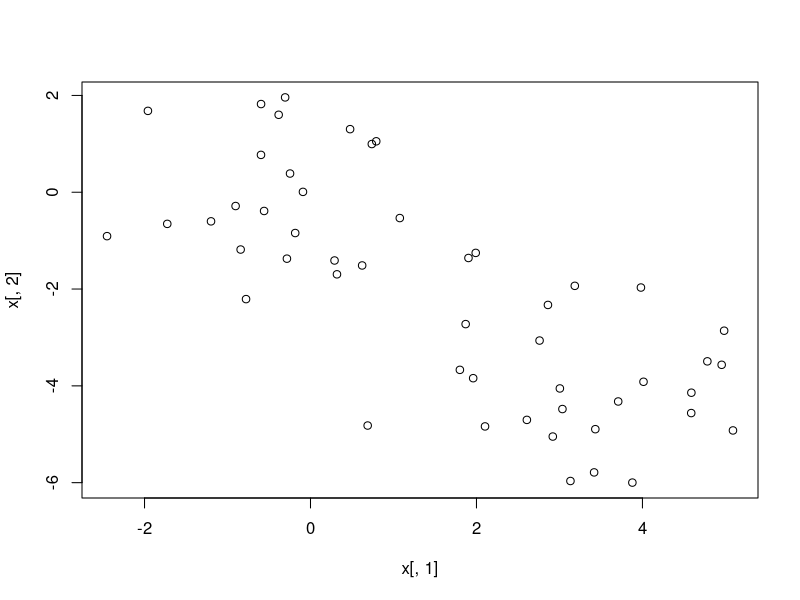
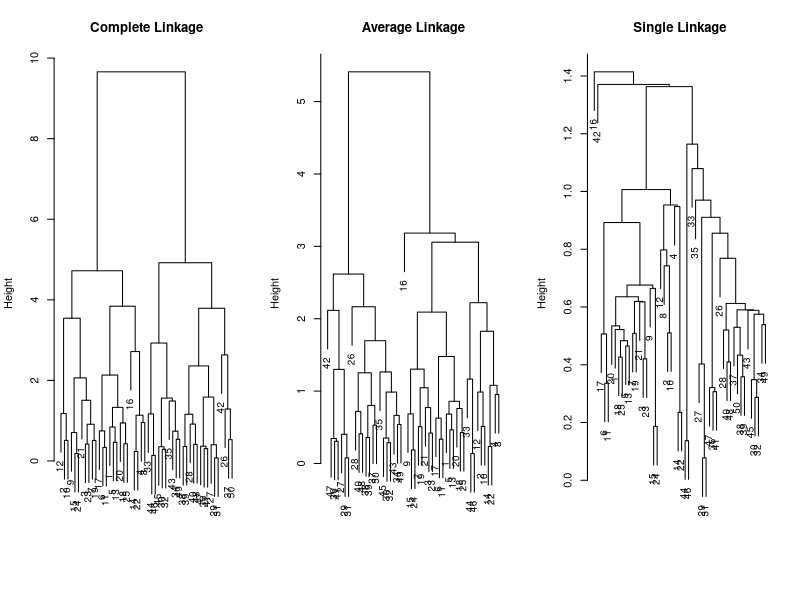
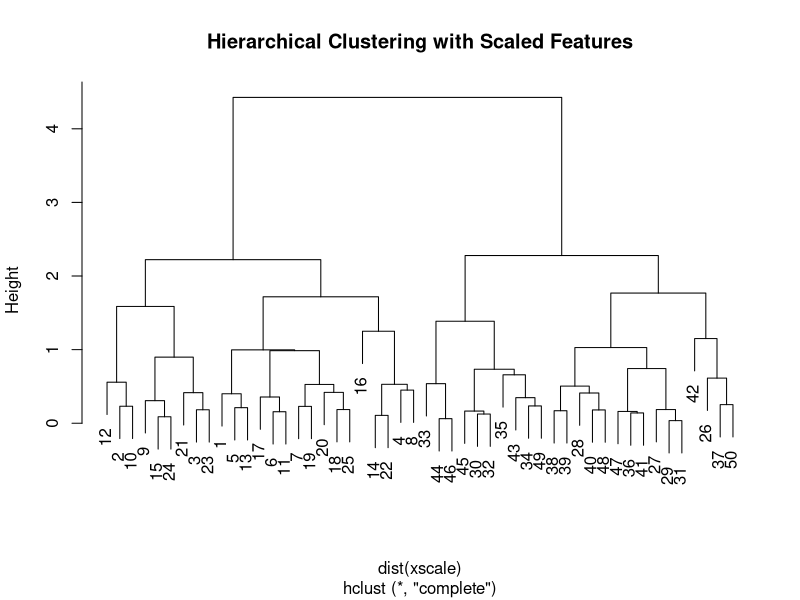
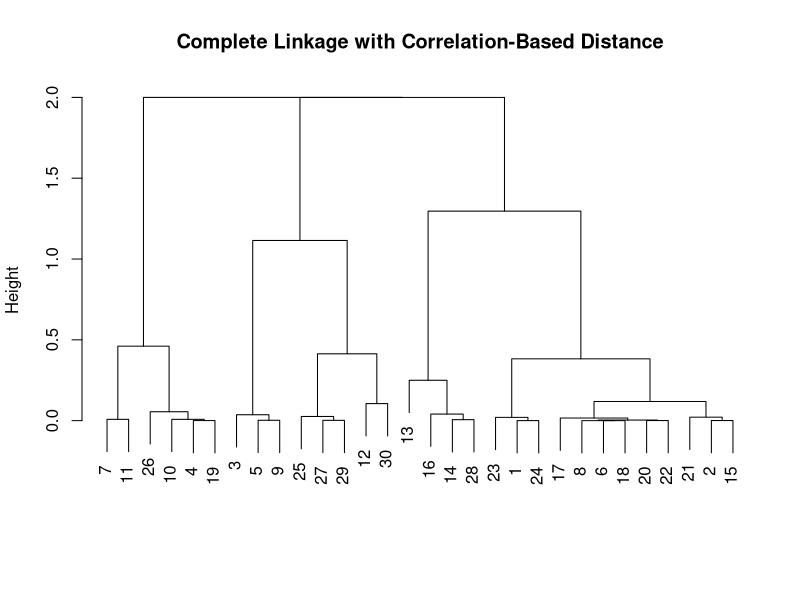

Write the R code that produced these figures, in order.
#### 10.5.2 Hierarchical Clustering ####

# Setting the seed
set.seed(2)

# Creating a matrix of two columns with 50 values each
x = matrix(rnorm(50*2), ncol=2)

# Creating separation between data

## Adding three to the first 25 values of the first column
x[1:25,1] = x[1:25,1] + 3

## Subtracting four from the first 25 values of the second column
x[1:25,2] = x[1:25,2] - 4

## Plotting
plot(x[,1], x[,2])

## Running hierarchical Clustering
hc.complete = hclust(
  dist(x), # dist() computes inter-observation Euclidean distance matrix
  method="complete"
)

summary(hc.complete)

# Using average method
hc.average = hclust(dist(x), method="average")

# Using single method
hc.single = hclust(dist(x), method="single")

# Plotting dendrograms
par(mfrow=c(1,3))
plot(
  hc.complete,
  main="Complete Linkage",
  xlab="",
  sub="",
  cex=.9
)

plot(
  hc.average,
  main="Average Linkage",
  xlab="",
  sub="",
  cex=.9
)

plot(
  hc.single,
  main="Single Linkage",
  xlab="",
  sub="",
  cex=.9
)

# Viewing the cluster labels for each observation
cutree(hc.complete, 2)

# Viewing the cluster labels for each observation
cutree(hc.average, 2)

# Viewing the cluster labels for each observation
cutree(hc.single, 2)

# Scale x
xscale = scale(x)

par(mfrow=c(1,1))
plot(
  hclust(
    dist(xscale),
    method="complete"
  ),
  main="Hierarchical Clustering with Scaled Features"
)

# Correlation-based Distance

x = matrix(rnorm(30*3), ncol=3)
dd = as.dist(1-cor(t(x)))
plot(
  hclust(dd, method="complete"),
  main="Complete Linkage with Correlation-Based Distance",
  xlab="",
  sub=""
)
